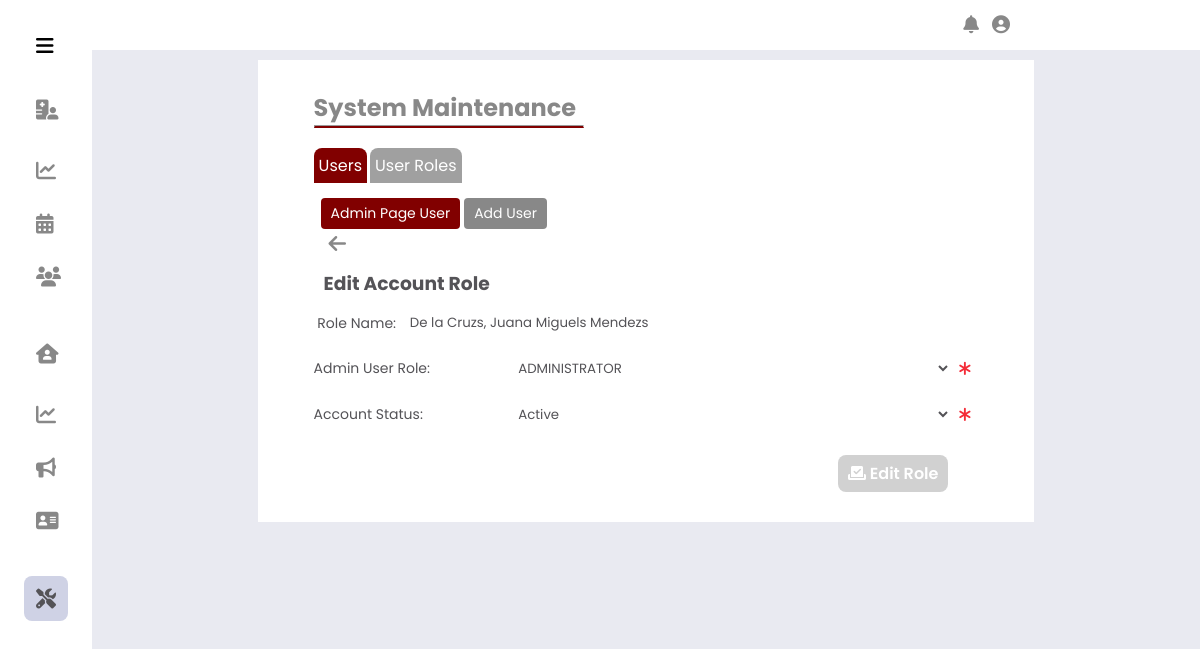
Page /Administrator/System Edit User Maintenance/?acc_id=2 (signed in) on the committed database.
### tables this page shows
CREATE TABLE IF NOT EXISTS `adminaccountinfo` (
  `AdminAccountID` int NOT NULL AUTO_INCREMENT,
  `AdminFirstName` varchar(255) NOT NULL,
  `AdminMiddleName` varchar(255) DEFAULT NULL,
  `AdminLastName` varchar(255) NOT NULL,
  `AdminSufifx` varchar(15) DEFAULT NULL,
  `AdminUserRoleID` int NOT NULL,
  `AdminContactNo` varchar(11) NOT NULL,
  `AdminUsername` varchar(255) NOT NULL,
  `AdminPassword` varchar(32) NOT NULL,
  `AdminEmailAdd` varchar(255) NOT NULL,
  `AdminAddress` text NOT NULL,
  `GenderID` int NOT NULL,
  `AccountStatusID` int NOT NULL,
  PRIMARY KEY (`AdminAccountID`),
  KEY `adminUserRole_adminInfo` (`AdminUserRoleID`),
  KEY `genderRole_adminInfo` (`GenderID`),
  KEY `accountstat_adminInfo` (`AccountStatusID`)
);

CREATE TABLE IF NOT EXISTS `adminuserrole` (
  `AdminUserRoleID` int NOT NULL AUTO_INCREMENT,
  `AdminUserRole` varchar(255) NOT NULL,
  `AdminPageStudentCounceling` int NOT NULL,
  `AdminPageViolation` int NOT NULL,
  `AdminMaintenance` int NOT NULL,
  `StatusID` int NOT NULL,
  PRIMARY KEY (`AdminUserRoleID`),
  KEY `accountStatus_rolestats` (`StatusID`),
  KEY `studCounceling_status` (`AdminPageStudentCounceling`),
  KEY `studViolation_status` (`AdminPageViolation`),
  KEY `sysMain_status` (`AdminMaintenance`)
);

CREATE TABLE IF NOT EXISTS `accountstatus` (
  `AccountStatusID` int NOT NULL AUTO_INCREMENT,
  `StatusDescription` varchar(50) NOT NULL,
  PRIMARY KEY (`AccountStatusID`)
);

### Administrator/System Edit User Maintenance/index.php (the view, shortened to what this page needs)
<?php
    include_once('../includes/header.php');
    $acc_id = $_GET['acc_id'];
    $userRole = $conn->query("SELECT AdminAccountID, AdminFirstName, AdminMiddleName, AdminLastName, AdminSufifx,
    AdminUserRoleID, AccountStatusID FROM adminaccountinfo WHERE AdminAccountID = '$acc_id' ");
    while($row = $userRole->fetch_assoc()){
        $id = $row['AdminAccountID']; $fname = $row['AdminFirstName']; $mname = $row['AdminMiddleName'];
        $lname = $row['AdminLastName']; $sname = $row['AdminSufifx'];
        $AdminUserRoleID = $row['AdminUserRoleID']; $AccountStatusID = $row['AccountStatusID'];
?>
    <div class="body_container">
        <div class="content">
            <div class="title">
                <h1>System Maintenance</h1>
                <hr>
            </div>
            <div class="subcontent">
                <?php
                    $sub_page = 'main_admin';
                    include '../includes/main_sub_nav.php';
                    $sub_content = 'admin_userPage';
                    include '../includes/sub_content_navadd.php';
                ?>
                <a href="../System User Maintenance/" class="acc_bttn"><i class="fas fa-arrow-left"></i></a>
                <h3 class="subtitle">Edit Account Role</h3>
                <form id="edituserRole"  method = "POST">
                    <div class="input_group">
                        <div class="input_container">
                            <label for="#" class="label">Role Name: </label>
                            <div class="input " id="input_roleName">
                                <input class="input-field" type="text" placeholder="Insert Role Name" name="NameCheck"
                                id="NameCheck" value="<?php echo $lname.', '.$fname.' '.$mname.' '.$sname ?>" readonly>
                            </div>
                        </div>
                        <div class="input_container">
                            <label for="roleCouncheck" class="labelcheck">Admin User Role: </label>
                            <div class="input " id="input_roleName">
                                <select class="input-field" name="roleCouncheck" id="roleCouncheck">
                                    <?php
                                        $userRole = mysqli_query($conn, "SELECT AdminUserRoleID, AdminUserRole FROM `adminuserrole`");
                                        while($row2 = mysqli_fetch_assoc($userRole)){
                                        $roleID = $row2['AdminUserRoleID']; $roleName = $row2['AdminUserRole'];
                                    ?>
                                    <option value = "<?php echo $roleID ?>" <?php if($roleID == $AdminUserRoleID ){echo "selected";} ?>> <?php echo $roleName?>  </option>
                                    <?php }?>
                                </select>
                                <i class="fa-solid fa-asterisk"></i>
                            </div>
                        </div>
                        <div class="input_container">
                            <label for="status" class="labelcheck">Account Status: </label>
                            <div class="input " id="input_roleName">
                                <select class="input-field" name="status" id="status">
                                    <?php
                                        $statuscheck = mysqli_query($conn, "SELECT AccountStatusID, StatusDescription FROM `accountstatus`");
                                        while($row3 = mysqli_fetch_assoc($statuscheck)){
                                        $statsID = $row3['AccountStatusID']; $statsName = $row3['StatusDescription'];
                                    ?>
                                        <option value = "<?php echo $statsID ?>" <?php if($statsID == $AccountStatusID ){echo "selected";} ?>> <?php echo $statsName?>  </option>
                                    <?php }?>
                                </select>
                                <i class="fa-solid fa-asterisk"></i>
                            </div>
                        </div>
                    </div>
                    <div class="action_content">
                        <button class= "bttn" type="submit" name="submit" id="submitRole">
                        <i class="fa-solid fa-check-to-slot"></i> Edit Role</button>
                    </div>
                    <?php }?>
                </form>
            </div>
        </div>
    </div>
</body>
</html>

### Administrator/includes/main_sub_nav.php
<div class="sub_nav">
    <a href="../System User Maintenance/" class="sub_nav_bttn<?php if ($sub_page == 'main_admin'){ echo '_active';}?>">
        Users
    </a>
    <a href="../System User Role Maintenance/" class="sub_nav_bttn<?php if ($sub_page == 'role_admin'){ echo '_active';}?>">
        User Roles
    </a>
</div>

### Administrator/includes/sub_content_navadd.php
<div class="sub_content_nav">
    <a href="../System User Maintenance/" class="sub_nav_bttn<?php if ($sub_content == 'admin_userPage'){ echo '_active';}?>">
        Admin Page User
    </a>
    <a href="../System Add User Maintenance/" class="sub_nav_bttn<?php if ($sub_content == 'add_admin'){ echo '_active';}?>">
        Add User
    </a>
</div>

### Administrator/includes/css/side_nav.css (style rules this page uses)
:root { --nav-width: 92px; --button-color-font-icon: rgb(136, 136, 136); --button-hover-color-font-icon: rgb(84, 83, 87); --button-hover-bg: rgb(207 210 229); --color-content0-bg: white; --body-color: rgb(209, 209, 209); --normal-font-size: 1rem; --small-font-size: .875rem; --z-index: 100; }
* { margin: 0; padding: 0; box-sizing: border-box; font-family: 'Poppins',sans-serif; }
body { margin: 0; position: relative; padding: 0 0 0 5.75rem; transition: .5s; background-color: #e9eaf1; }
h1 { margin: 0; }
.fas { font-size: 1.25rem; margin-right: 3px; }

### Administrator/includes/css/admin_navbar.css (style rules this page uses)
* { margin: 0; padding: 0; box-sizing: border-box; font-family: 'Poppins',sans-serif; }
:root { --nav-width: 92px; --button-color-font-icon: rgb(136, 136, 136); --button-hover-color-font-icon: rgb(84, 83, 87); --button-hover-bg: rgb(160, 160, 160); --color-content0-bg: white; --maroong-content-bg: #810000; --maroong-content-hover: #630000; --body-color: rgb(209, 209, 209); --dark--color: #45474b; --blue-color: #2a88e6; --normal-font-size: 1rem; --small-font-size: .875rem; --meduim-font-size: 15px; }
body { position: relative; background-color: #e9eaf1; }
.sub_nav { padding: 20px 0 0; display: flex; }
.sub_nav .sub_nav_bttn_active, .sub_nav .sub_nav_bttn { font-size: var(--small-font-size); background-color: var(--button-hover-bg); padding: 5px; margin: 0 3px 0 0; color: var(--color-content0-bg); border-top-left-radius: .5rem; border-top-right-radius: .5rem; text-decoration: none; }
.sub_nav .sub_nav_bttn_active, .sub_nav .sub_nav_bttn:hover { color: var(--color-content0-bg); background-color: var(--maroong-content-bg); }
.sub_nav .sub_nav_bttn_active, .sub_nav .sub_nav_bttn { font-size: var(--normal-font-size); background-color: var(--button-hover-bg); padding: 5px; margin: 0 3px 0 0; color: var(--color-content0-bg); border-top-left-radius: .5rem; border-top-right-radius: .5rem; text-decoration: none; }

### Administrator/includes/css/maintenance.css (style rules this page uses)
:root { --nav-width: 92px; --button-color-font-icon: rgb(136, 136, 136); --button-hover-color-font-icon: rgb(84, 83, 87); --button-hover-bg: rgb(160, 160, 160); --color-content0-bg: white; --maroong-content-bg: #810000; --maroong-content-hover: #630000; --body-color: rgb(209, 209, 209); --normal-font-size: 1rem; --small-font-size: .875rem; --meduim-font-size: 15px; }
* { margin: 0; padding: 0; box-sizing: border-box; font-family: 'Poppins',sans-serif; }
.body_container { display: flex; align-items: center; justify-content: center; padding-top: 50px; padding-bottom: 10px; }
.content { background-color: var(--color-content0-bg); margin-top: 10px; padding: 30px 5% 30px; width: 70%; height: auto; }
.content .title { width: 220px; }
.title h1 { font-size: 1.5rem; color: var(--button-color-font-icon); display: inline-block; }
.title hr { border-bottom: 2px solid var(--maroong-content-bg); }
.content .subcontent { width: 100%; height: auto; padding-bottom: 20px; }
.sub_content_nav { margin-top: 10px; display: flex; padding: 5px 5px 0; }
.sub_content_nav .sub_nav_bttn { padding: 5px 10px 5px; background-color: var(--button-color-font-icon); color: var(--color-content0-bg); margin: 0 2px 0; font-size: var(--small-font-size); border-radius: .25rem; text-decoration: none; border: none; outline: none; cursor: pointer; }
.sub_content_nav .sub_nav_bttn:hover, .sub_content_nav .active_bttn, .sub_content_nav .sub_nav_bttn_active { padding: 5px 10px 5px; background-color: var(--maroong-content-bg); color: var(--color-content0-bg); margin: 0 2px 0; font-size: var(--small-font-size); border-radius: .25rem; text-decoration: none; border: none; outline: none; cursor: pointer; }

### Administrator/includes/css/modal_placement.css (style rules this page uses)
:root { --nav-width: 92px; --button-color-font-icon: rgb(136, 136, 136); --button-hover-color-font-icon: rgb(84, 83, 87); --button-hover-bg: rgb(160, 160, 160); --color-content0-bg: white; --maroong-content-bg: #810000; --maroong-content-hover: #630000; --body-color: rgb(209, 209, 209); --normal-font-size: 1rem; --small-font-size: .875rem; --meduim-font-size: 15px; }
* { margin: 0; padding: 0; box-sizing: border-box; font-family: 'Poppins',sans-serif; }

### Administrator/includes/css/modal_upload_placement.css (style rules this page uses)
:root { --nav-width: 92px; --button-color-font-icon: rgb(136, 136, 136); --button-hover-color-font-icon: rgb(84, 83, 87); --button-hover-bg: rgb(160, 160, 160); --color-content0-bg: white; --maroong-content-bg: #810000; --maroong-content-hover: #630000; --body-color: rgb(209, 209, 209); --normal-font-size: 1rem; --small-font-size: .875rem; --meduim-font-size: 15px; }
* { margin: 0; padding: 0; box-sizing: border-box; font-family: 'Poppins',sans-serif; }

### rows in the picture
adminaccountinfo: NameCheck "De la Cruzs, Juana Miguels Mendezs", roleCouncheck "ADMINISTRATOR", status "Active"
